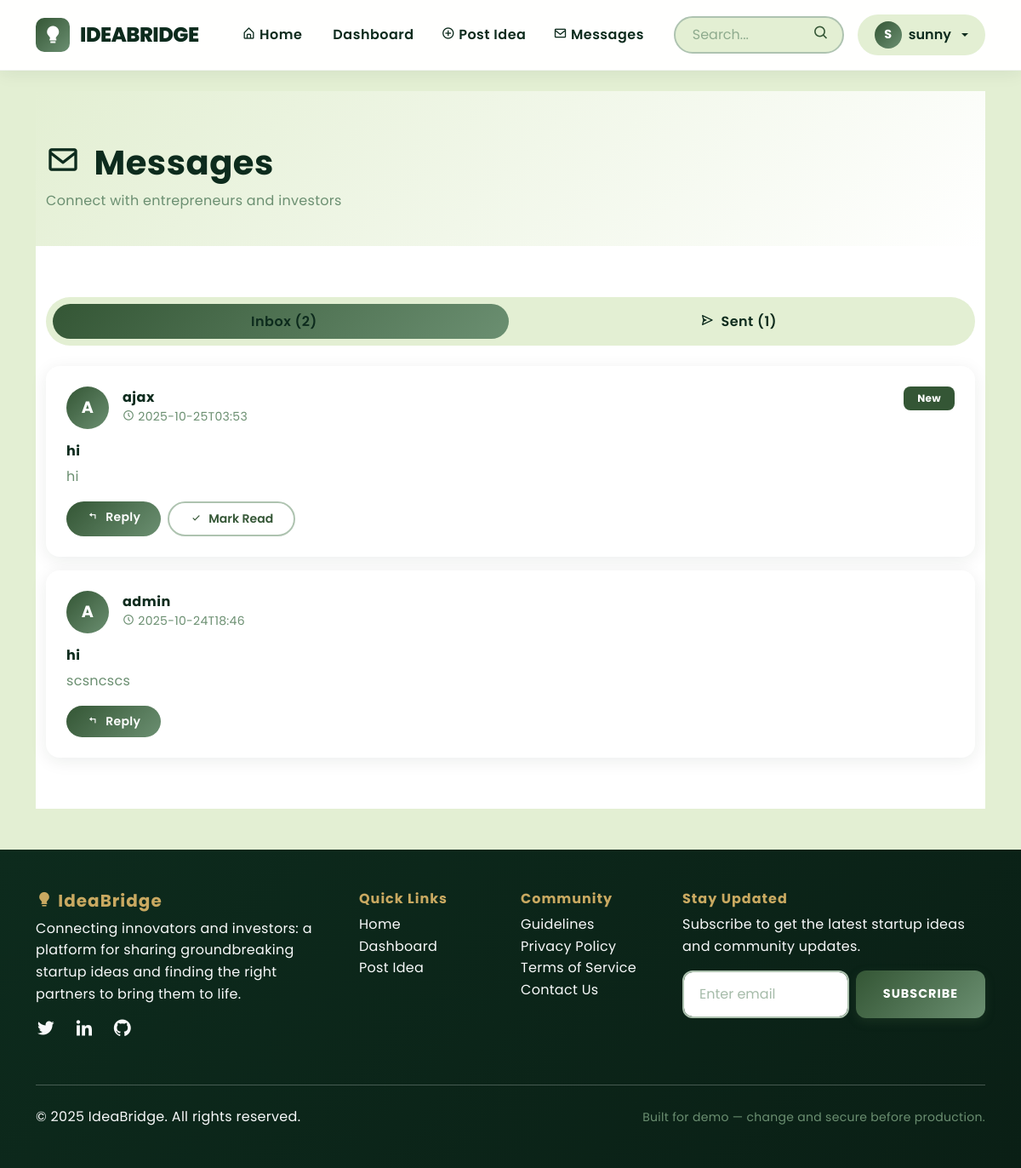
The page /messages (signed in) on the database its author committed.
### tables this page shows
CREATE TABLE messages (
        id INTEGER PRIMARY KEY AUTOINCREMENT,
        sender_id INTEGER NOT NULL,
        receiver_id INTEGER NOT NULL,
        subject TEXT,
        content TEXT NOT NULL,
        is_read INTEGER DEFAULT 0,
        created_at TEXT NOT NULL,
        FOREIGN KEY(sender_id) REFERENCES users(id) ON DELETE CASCADE,
        FOREIGN KEY(receiver_id) REFERENCES users(id) ON DELETE CASCADE
    );

CREATE TABLE users (id INTEGER PRIMARY KEY AUTOINCREMENT, username TEXT UNIQUE NOT NULL, password_hash TEXT NOT NULL, role TEXT NOT NULL DEFAULT "user", created_at TEXT);

### app.py (the view)
@app.route('/messages')
@login_required
def messages():
    received = query_db('''SELECT m.*, u.username as sender_name
                          FROM messages m
                          JOIN users u ON m.sender_id = u.id
                          WHERE m.receiver_id = ?
                          ORDER BY m.created_at DESC''', [session['user_id']])
    sent = query_db('''SELECT m.*, u.username as receiver_name
                      FROM messages m
                      JOIN users u ON m.receiver_id = u.id
                      WHERE m.sender_id = ?
                      ORDER BY m.created_at DESC''', [session['user_id']])
    return render_template('messages.html', received=received, sent=sent)

### app.py (called while the page is built)
def get_db():
    db = getattr(g, '_database', None)
    if db is None:
        db = g._database = sqlite3.connect(DB_PATH)
        db.row_factory = sqlite3.Row
    return db

@app.teardown_appcontext
def close_connection(exception):
    db = getattr(g, '_database', None)
    if db is not None:
        db.close()

def query_db(query, args=(), one=False):
    cur = get_db().execute(query, args)
    rv = cur.fetchall()
    cur.close()
    return (rv[0] if rv else None) if one else rv

def login_required(f):
    @wraps(f)
    def wrapped(*args, **kwargs):
        if 'user_id' not in session:
            return redirect(url_for('login', next=request.path))
        return f(*args, **kwargs)
    return wrapped

### templates/messages.html (shortened to what this page needs)
{% extends "base.html" %}
{% block content %}
<section style="background: linear-gradient(135deg, #E3EFD3 0%, #ffffff 100%); padding: 60px 0 40px;">
  <div class="container">
    <div class="d-flex justify-content-between align-items-center">
      <div>
        <h1 class="fw-bold mb-2" style="color: #0D2B1D;">
          <i class='bx bx-envelope me-3'></i>Messages
        </h1>
        <p class="text-muted mb-0">Connect with entrepreneurs and investors</p>
      </div>
    </div>
  </div>
</section>
<section style="padding: 60px 0; background: white;">
  <div class="container">
    <div class="row">
      <div class="col-12 mb-4">
        <ul class="nav nav-pills" style="background: #E3EFD3; padding: 8px; border-radius: 50px;">
          <li class="nav-item flex-fill">
            <a class="nav-link active text-center" data-bs-toggle="pill" href="#inbox" style="border-radius: 50px; font-weight: 600;">
              Inbox ({{ received|length }})
            </a>
          </li>
          <li class="nav-item flex-fill">
            <a class="nav-link text-center" data-bs-toggle="pill" href="#sent" style="border-radius: 50px; font-weight: 600;">
              <i class='bx bx-send me-2'></i>Sent ({{ sent|length }})
            </a>
          </li>
        </ul>
      </div>
      <div class="col-12">
        <div class="tab-content">
          <div class="tab-pane fade show active" id="inbox">
            {% if received %}
            <div class="row g-3">
              {% for msg in received %}
              <div class="col-12">
                <div class="card border-0" style="border-radius: 16px; box-shadow: 0 4px 20px rgba(13, 43, 29, 0.08); {% if not msg.is_read %}border-left: 4px solid #345635;{% endif %}">
                  <div class="card-body p-4">
                    <div class="d-flex justify-content-between align-items-start mb-3">
                      <div class="d-flex align-items-center">
                        <div style="width: 50px; height: 50px; border-radius: 50%; background: linear-gradient(135deg, #345635, #6B8F71); display: flex; align-items: center; justify-content: center; margin-right: 16px;">
                          <span class="fw-bold" style="color: white; font-size: 1.2rem;">{{ msg.sender_name[0].upper() }}</span>
                        </div>
                        <div>
                          <h6 class="mb-0 fw-bold" style="color: #0D2B1D;">{{ msg.sender_name }}</h6>
                          <small class="text-muted">
                            <i class='bx bx-time-five me-1'></i>{{ msg.created_at[:16] }}
                          </small>
                        </div>
                      </div>
                      {% if not msg.is_read %}
                      <span class="badge px-3 py-2" style="background: #345635; color: white; border-radius: 8px;">New</span>
                      {% endif %}
                    </div>
                    {% if msg.subject %}
                    <h6 class="fw-bold mb-2" style="color: #0D2B1D;">{{ msg.subject }}</h6>
                    {% endif %}
                    <p class="mb-3" style="color: #6B8F71;">{{ msg.content[:150] }}{% if msg.content|length > 150 %}...{% endif %}</p>
                    <div class="d-flex gap-2">
                      <a href="{{ url_for('send_message', user_id=msg.sender_id) }}" class="btn btn-sm px-4 py-2" style="background: linear-gradient(135deg, #345635, #6B8F71); color: white; border: none; border-radius: 50px; font-weight: 600;">
                        <i class='bx bx-reply me-2'></i>Reply
                      </a>
                      {% if not msg.is_read %}
                      <button onclick="markRead({{ msg.id }})" class="btn btn-sm px-4 py-2" style="background: white; color: #345635; border: 2px solid #AEC3B0; border-radius: 50px; font-weight: 600;">
                        <i class='bx bx-check me-2'></i>Mark Read
                      </button>
                      {% endif %}
                    </div>
                  </div>
                </div>
              </div>
              {% endfor %}
            </div>
            {% else %}
            <div class="text-center py-5">
              <i class='bx bx-inbox' style="font-size: 4rem; color: #AEC3B0;"></i>
              <h4 class="mt-3 mb-2" style="color: #0D2B1D;">No messages yet</h4>
              <p class="text-muted">Your inbox is empty</p>
            </div>
            {% endif %}
          </div>
        </div>
      </div>
    </div>
  </div>
</section>
{% endblock %}

### static/style.css (style rules this page uses)
:root { --emerald-deep: #0D2B1D; --emerald-forest: #345635; --emerald-sage: #6B8F71; --emerald-mint: #AEC3B0; --emerald-cream: #E3EFD3; --gold-accent: #C9A961; }
* { margin: 0; padding: 0; box-sizing: border-box; }
body { font-family: 'Poppins', sans-serif; background-color: var(--emerald-cream); color: var(--emerald-deep); line-height: 1.6; letter-spacing: 0.3px; }
.navbar-brand, .nav-link { color: var(--emerald-deep) !important; font-weight: 600; letter-spacing: 0.5px; transition: all 0.3s ease; }
.card { border: none; border-radius: 16px; box-shadow: 0 8px 24px rgba(13, 43, 29, 0.08); transition: all 0.4s cubic-bezier(0.4, 0, 0.2, 1); background: #ffffff; overflow: hidden; }
.btn { transition: all 0.3s cubic-bezier(0.4, 0, 0.2, 1); }
.text-muted { color: var(--emerald-sage) !important; }
h1, h2, h3, h4, h5, h6 { color: var(--emerald-deep); font-weight: 700; letter-spacing: 0.5px; }
html { scroll-behavior: smooth; }

### templates/messages.html (style rules this page uses)
.nav-pills .nav-link { color: #345635; }
.nav-pills .nav-link.active { background: linear-gradient(135deg, #345635, #6B8F71); color: white; }

### rows shown on the page
messages: username "A", sender_name "ajax", created_at "2025-10-25T03:53", is_read "New", subject "hi", content "hi"
messages: username "A", sender_name "admin", created_at "2025-10-24T18:46", subject "hi", content "scsncscs"

### other values the page prints
{{ session.get('username')[0].upper() }} "S"
{{ session.get('username') }} "sunny"
{{ received|length }} "2"
{{ sent|length }} "1"
